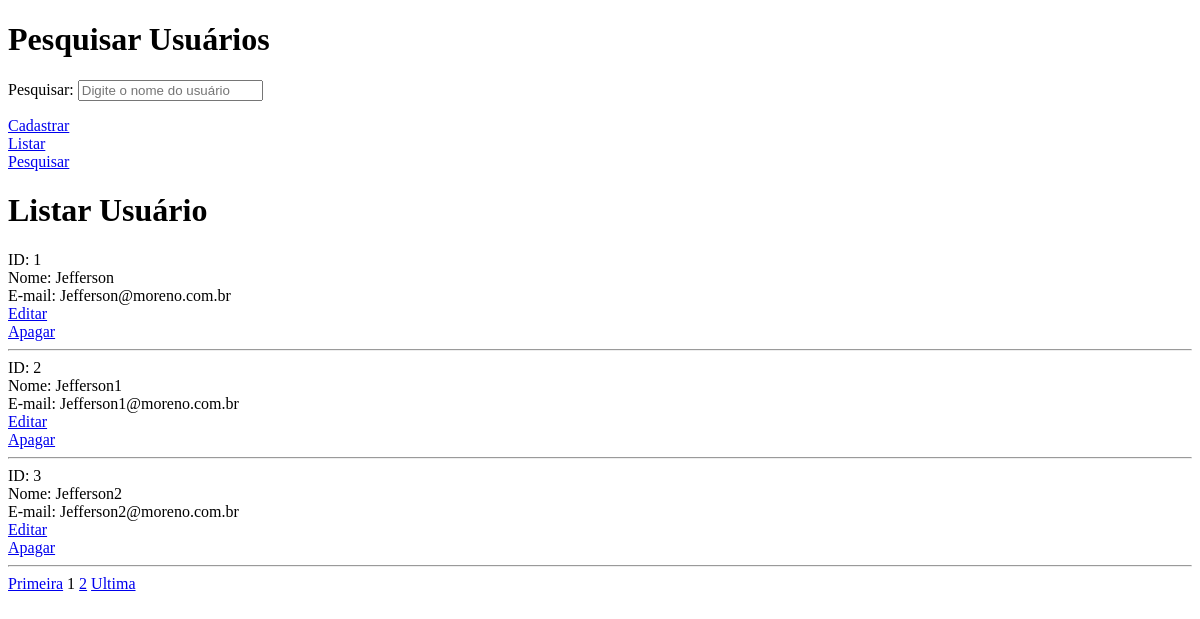
Before: / with the older database file.
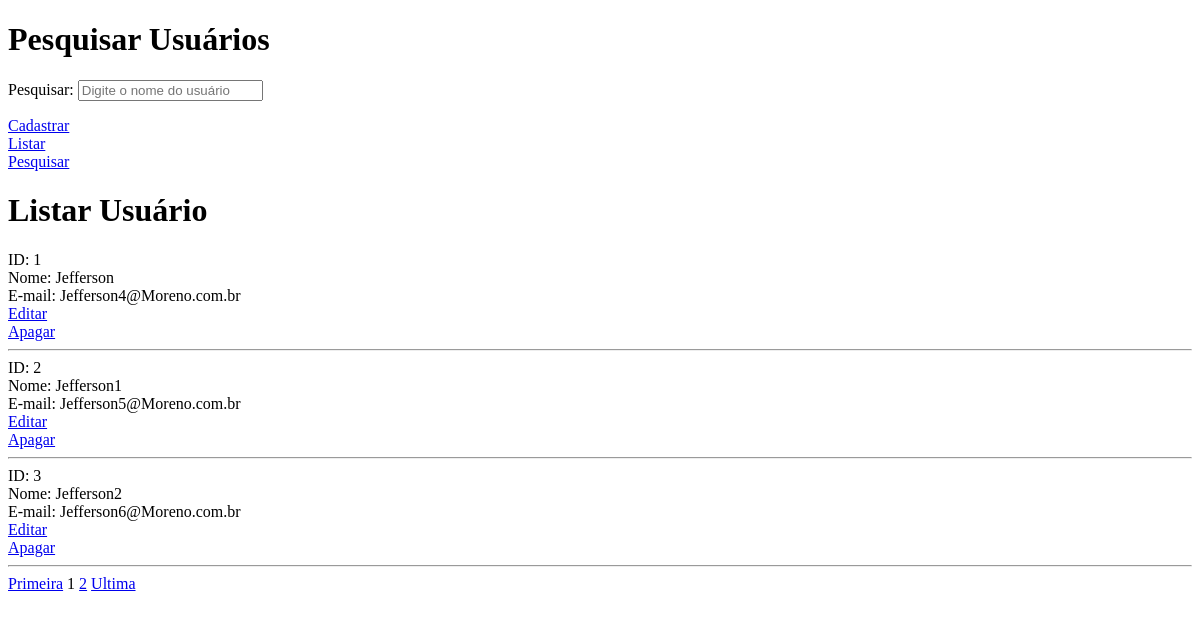
After: the same page with the newer database file.
### tables this page shows
CREATE TABLE `usuarios` (
  `id` int(11) NOT NULL,
  `nome` varchar(220) NOT NULL,
  `email` varchar(220) NOT NULL,
  `created` datetime NOT NULL,
  `modified` datetime DEFAULT NULL
);

### index.php (the view, shortened to what this page needs)
<?php
include_once("conexao.php");
?>
<!DOCTYPE HTML>
<html>
	<head>
	</head>
	<body>
		<h1>Pesquisar Usuários</h1>
		<form method="POST" id="form-pesquisa" action="">
			<label>Pesquisar: </label>
			<input type="text" name="pesquisa" id="pesquisa" placeholder="Digite o nome do usuário">
		</form>
	</body>
</html>
<!DOCTYPE html>
<html lang="pt-br">
	<head>
	</head>
	<body>
		<a href="cad_usuario.php">Cadastrar</a><br>
		<a href="index.php">Listar</a><br>
		<a href="pesquisar.php">Pesquisar</a><br>
		<h1>Listar Usuário</h1>
		<?php
		$pagina_atual = filter_input(INPUT_GET,'pagina', FILTER_SANITIZE_NUMBER_INT);
		$pagina = (!empty($pagina_atual)) ? $pagina_atual : 1;
		$qnt_result_pg = 3;
		$inicio = ($qnt_result_pg * $pagina) - $qnt_result_pg;
		$result_usuarios = "SELECT * FROM usuarios LIMIT $inicio, $qnt_result_pg";
		$resultado_usuarios = mysqli_query($conn, $result_usuarios);
		while($row_usuario = mysqli_fetch_assoc($resultado_usuarios)){
			echo "ID: " . $row_usuario['id'] . "<br>";
			echo "Nome: " . $row_usuario['nome'] . "<br>";
			echo "E-mail: " . $row_usuario['email'] . "<br>";
			echo "<a href='edit_usuario.php?id=" . $row_usuario['id'] . "'>Editar</a><br>";
			echo "<a href='proc_apagar_usuario.php?id=" . $row_usuario['id'] . "'>Apagar</a><br><hr>";
		}
		$result_pg = "SELECT COUNT(id) AS num_result FROM usuarios";
		$resultado_pg = mysqli_query($conn, $result_pg);
		$row_pg = mysqli_fetch_assoc($resultado_pg);
		$quantidade_pg = ceil($row_pg['num_result'] / $qnt_result_pg);
		$max_links = 2;
		echo "<a href='index.php?pagina=1'>Primeira</a> ";
		echo "$pagina ";
		for($pag_dep = $pagina + 1; $pag_dep <= $pagina + $max_links; $pag_dep++){
			if($pag_dep <= $quantidade_pg){
				echo "<a href='index.php?pagina=$pag_dep'>$pag_dep</a> ";
			}
		}
		echo "<a href='index.php?pagina=$quantidade_pg'>Ultima</a>";
		?>
	</body>
</html>

Changed rows visible on the page:
changed usuarios "Jefferson": email "Jefferson@moreno.com.br" → "Jefferson4@Moreno.com.br"
changed usuarios "Jefferson1": email "Jefferson1@moreno.com.br" → "Jefferson5@Moreno.com.br"
changed usuarios "Jefferson2": email "Jefferson2@moreno.com.br" → "Jefferson6@Moreno.com.br"
